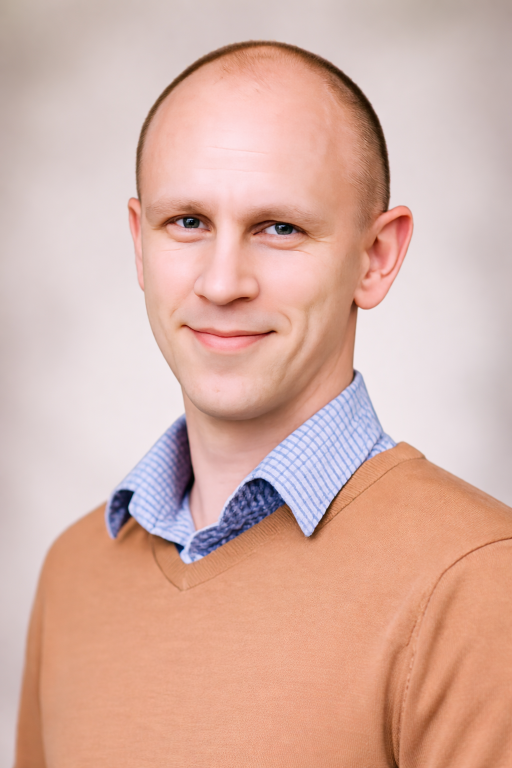
#> input picture utils/image.png, 1024 x 1536 px, found by its file name (shown at 1/2 size)
$ python img_cov.py
#> lines starting #> are read from the running program, lines starting #| are printed output that depends on the picture; after the words box and inside, x2 and y2 are one past the last pixel; in counts of white or black regions, pixels touching at a corner belong together
from PIL import Image

# Load the image
img_path = "./utils/image.png"
img = Image.open(img_path)
#> img is the input picture: PIL image 1024x1536 RGB; mean R, G, B 215.8, 177.4, 165.6

# Convert to grayscale
img_gray = img.convert("L")
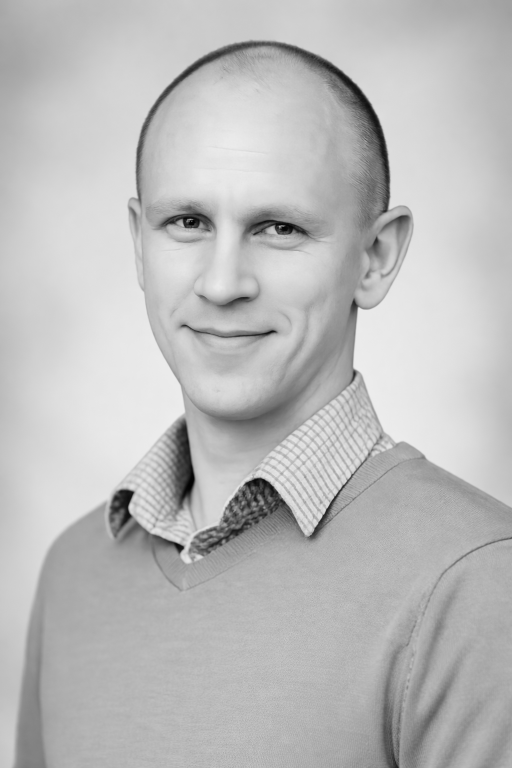
#> img_gray: PIL image 1024x1536 L (shown at 1/2 size); min 1, max 238, mean 187.5

# Resize to 128x64
img_resized = img_gray.resize((64, 128), Image.LANCZOS)
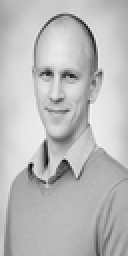
#> img_resized: PIL image 64x128 L (shown 2 times larger); min 3, max 247, mean 187.5

# Convert to black and white using threshold
threshold = 128
img_bw = img_resized.point(lambda x: 255 if x > threshold else 0, mode="1")
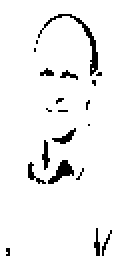
#> img_bw: PIL image 64x128 1 (shown 2 times larger); 95% white; black in thin lines or dots, all inside (x1, y1, x2, y2) = (3, 7, 56, 128)

# Save output
output_path = "./utils/person_64x128_bw.bmp"
img_bw.save(output_path)

output_path
